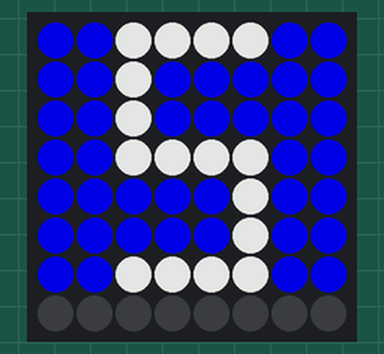
The program below on a simulated Raspberry Pi (BCM pin numbers) with a Sense HAT. On the bench: the Sense HAT's 8×8 RGB LED matrix. Dim RGB values are drawn brighter than linear.

Above: at 0.1 s.
At 2.1 s:
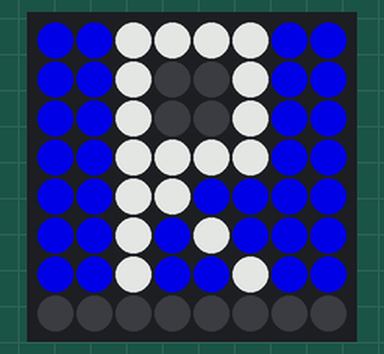
At 4.1 s:
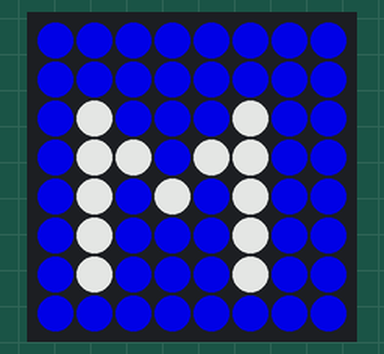

The program:

Programming_on_LED_Matrix_Display.py
```python
from sense_hat import SenseHat
import time
s = SenseHat()
s.low_light = True
blue = (0, 0, 255)
white = (255,255,255)
nothing=(0,0,0)
def first():
 B = blue
 S = white
 O=nothing
 logo = [
 B, B, S, S, S, S, B, B,
 B, B, S, B, B, B, B, B,
 B, B, S, B, B, B, B, B,
 B, B, S, S, S, S, B, B,
 B, B, B, B, B, S, B, B,
 B, B, B, B, B, S, B, B,
 B, B, S, S, S, S, B, B,
 O, O, O, O, O, O, O, O,
 ]
 return logo
def second():
 B = blue
 S = white
 O=nothing
 logo = [
 B, B, S, S, S, S, B, B,
 B, B, S, O, O, S, B, B,
 B, B, S, O, O, S, B, B,
 B, B, S, S, S, S, B, B,
 B, B, S, S, B, B, B, B,
 B, B, S, B, S, B, B, B,
 B, B, S, B, B, S, B, B,
 O, O, O, O, O, O, O, O,
 ]
 return logo
def third():
 B = blue
 W = white
 logo = [
 B, B, B, B, B, B, B, B,
 B, B, B, B, B, B, B, B,
 B, W, B, B, B, W, B, B,
 B, W, W, B, W, W, B, B,
 B, W, B, W, B, W, B, B,
 B, W, B, B, B, W, B, B,
 B, W, B, B, B, W, B, B,
 B, B, B, B, B, B, B, B,
 ]
 return logo
images = [first,third,second]
count = 0
while True:
 s.set_pixels(images[count % len(images)]())
 time.sleep(2)
 count += 1
 count += 1
```

Measured:
- by itself, everything shown: repeats every 6.0 s, in 3 steps
- what the display in image 1 shows lasts 2.0 s, from 2.0 s to 4.0 s
